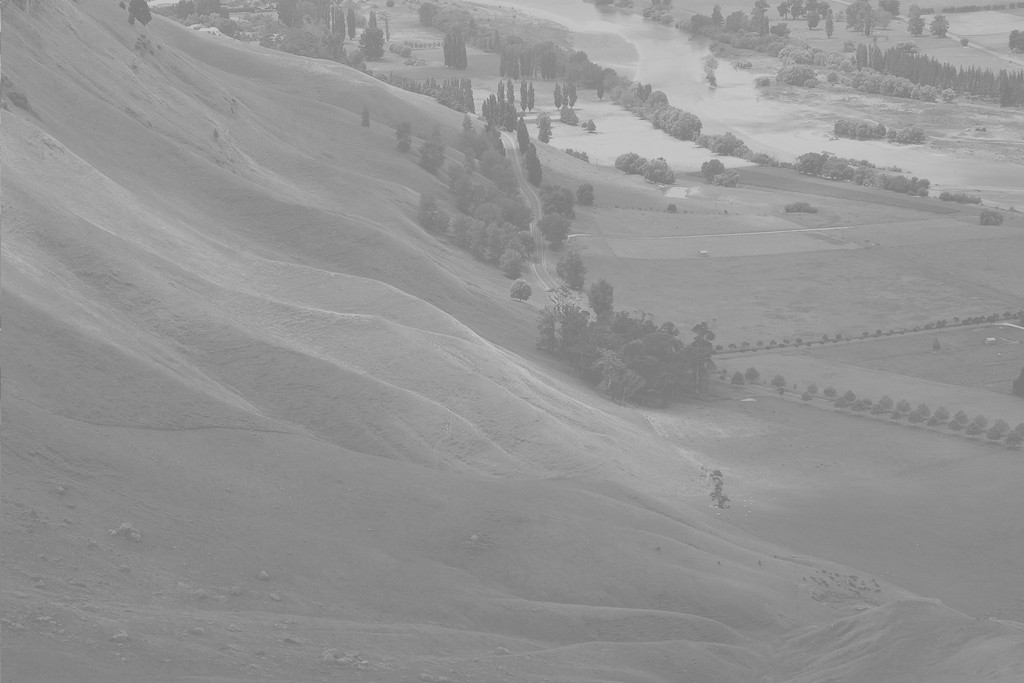
#> input picture Image_Process_Git/Equalization and Stretching/image/noise_img.jpg, 1024 x 683 px
$ python equalization.py
#> lines starting #> are read from the running program, lines starting #| are printed output that depends on the picture
import cv2
import numpy as np
import matplotlib.pyplot as plt

img = cv2.imread("image/noise_img.jpg")
#> img is the input picture: shape (683, 1024, 3); min 114, max 208, mean 148

#print(gray_img.shape) --> (683,1024)
gray_img = cv2.cvtColor(img, cv2.COLOR_BGR2GRAY)


# [10 lines of commented-out code are left out]

def equalization(image):

        h, w = image.shape
#> h = 683; w = 1024
        bins, ranges = [256], [0,256]
        hist = cv2.calcHist([image], [0], None, bins, ranges)
#> hist = 256 values, max 28701 at index 137, min 0 at index 0, mean 2732


        # Calculate the accumulated sum
        accum_sum = np.zeros(hist.shape, np.float32)
#> accum_sum = 256 values from 0 to 0
        accum_sum[0] = hist[0]

        for i in range(1,hist.shape[0]):
            accum_sum[i] = accum_sum[i-1] + hist[i]
#> after the loop, accum_sum = 256 values from 0 to 699392


        # Normalize by the total number of pixels
        Normalized_pixel = (accum_sum/(h*w))*255
#> Normalized_pixel = 256 values from 0 to 255

        # Apply the equalization using Look Up Table
        processed_img = cv2.LUT(image, Normalized_pixel.astype("uint8"))
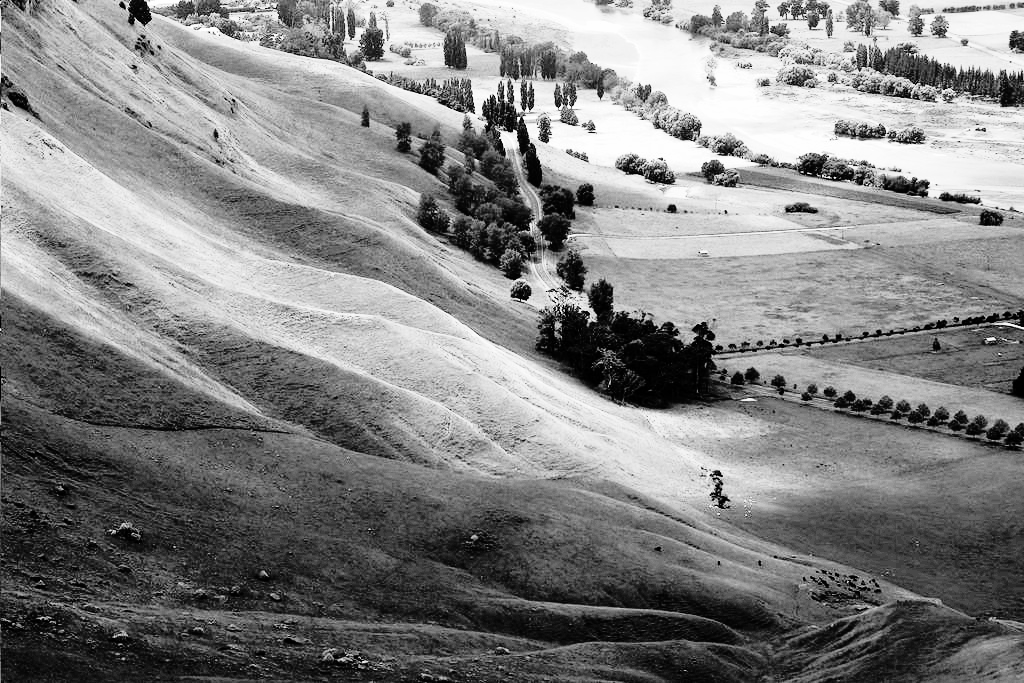
#> processed_img: shape (683, 1024); min 0, max 255, mean 130

        return processed_img

processed_img = equalization(gray_img)

#Generate Histogram
original_hist,original_bins = np.histogram(gray_img.ravel(),256,[0,256])
#> original_hist has the same summary as hist in equalization; original_bins = 257 values from 0 to 256
processed_hist,processed_bins = np.histogram(processed_img.ravel(),256,[0,256])
#> processed_hist = 256 values, max 28701 at index 62, min 0 at index 6, mean 2732; processed_bins = 257 values from 0 to 256


fig, axes = plt.subplots(2, 2, figsize=(12, 8))
axes = axes.ravel()

# original image
axes[0].imshow(gray_img, cmap="gray")
axes[0].set_title("Original Grayscale Image")
axes[0].axis("off")

# processed image
axes[1].imshow(processed_img, cmap="gray")
axes[1].set_title("Processed Image")
axes[1].axis("off")


axes[2].plot(original_bins[:-1], original_hist, color="blue")
axes[2].set_title("Original Histogram")
axes[2].set_xlim([0, 256])


axes[3].plot(processed_bins[:-1], processed_hist, color="green")
axes[3].set_title("Processed Histogram")
axes[3].set_xlim([0, 256])

plt.tight_layout()
plt.show()
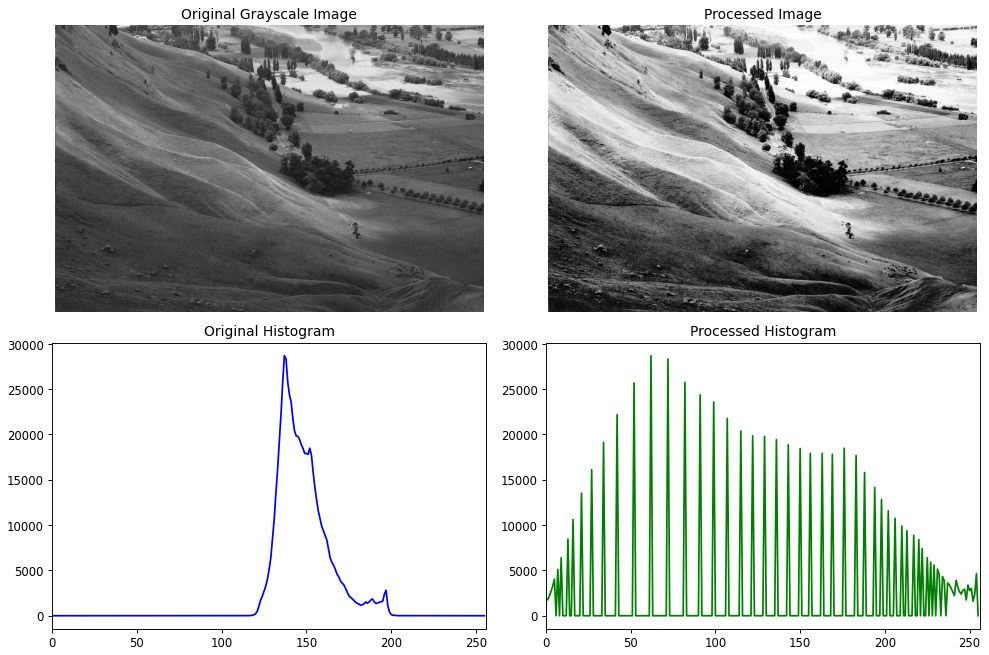
#> figure drawn by matplotlib, 4 panels; panel 3: curve peaks at x = 137, y = 28701; panel 4: curve peaks at x = 62, y = 28701
